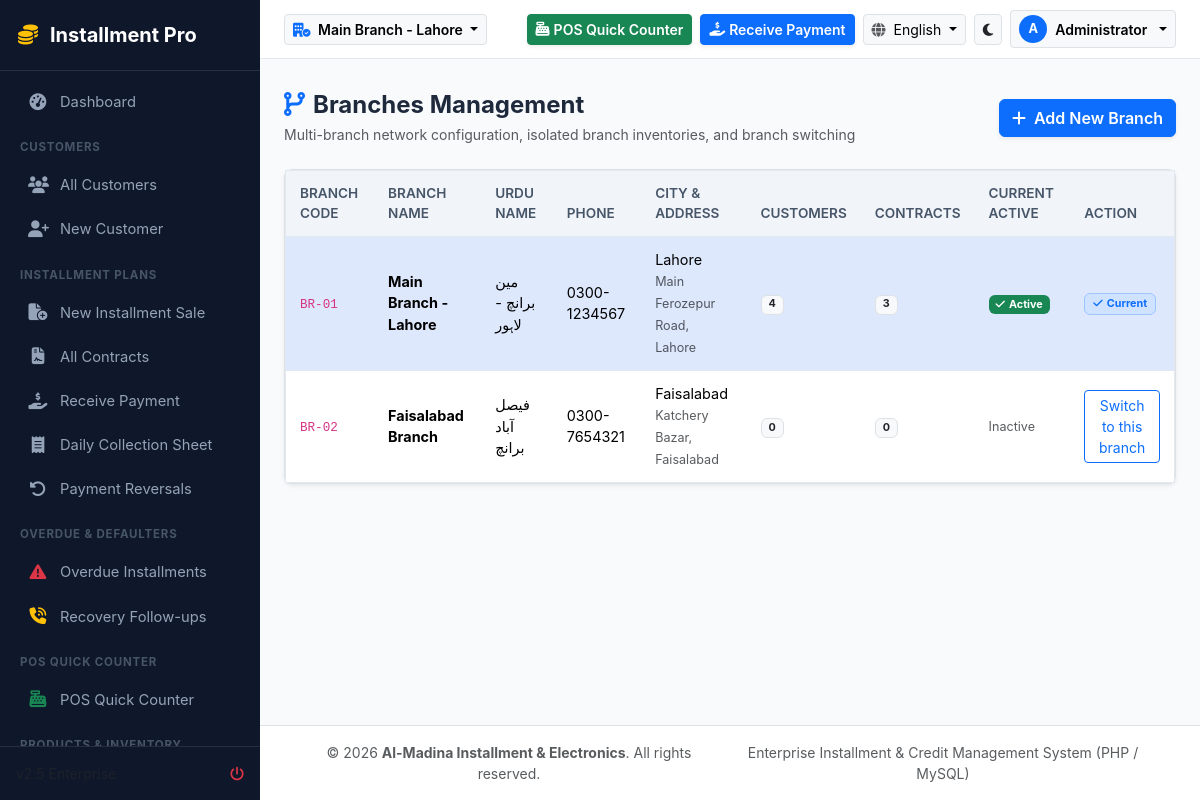
Page /branches/index.php (signed in) on the committed database.
### tables this page shows
CREATE TABLE IF NOT EXISTS `branches` (
    `id` INT AUTO_INCREMENT PRIMARY KEY,
    `branch_code` VARCHAR(20) NOT NULL UNIQUE,
    `name` VARCHAR(150) NOT NULL,
    `urdu_name` VARCHAR(150) NULL,
    `phone` VARCHAR(50) NULL,
    `address` TEXT NULL,
    `city` VARCHAR(100) DEFAULT 'Lahore',
    `is_active` TINYINT(1) DEFAULT 1,
    `created_at` TIMESTAMP DEFAULT CURRENT_TIMESTAMP
);

### config/lang.php (called while the page is built, shortened)
<?php
function current_lang(): string {
    return $_SESSION['app_lang'] ?? 'en';
}
function is_rtl(): bool {
    return current_lang() === 'ur';
}
function __($key): string {
    $lang = current_lang();
    return $GLOBALS['LANG'][$lang][$key] ?? $GLOBALS['LANG']['en'][$key] ?? $key;
}

### config/auth.php (called while the page is built, shortened)
<?php
function is_logged_in(): bool {
    $userId = $_SESSION['installment_user_id'] ?? $_SESSION['user_id'] ?? null;
    return !empty($userId);
}
function current_user(): ?array {
    $userId = (int)($_SESSION['installment_user_id'] ?? $_SESSION['user_id'] ?? 0);
    return [
        'id' => $_SESSION['installment_user_id'] ?? $_SESSION['user_id'] ?? $userId,
        'username' => $_SESSION['username'] ?? 'User',
        'full_name' => $_SESSION['full_name'] ?? 'User',
        'role_id' => $_SESSION['role_id'] ?? 1,
        'role_name' => $_SESSION['role_name'] ?? 'User',
        'branch_id' => $_SESSION['branch_id'] ?? 1,
        'permissions' => $_SESSION['permissions'] ?? []
    ];
}
function current_branch_id(): int {
    return (int)($_SESSION['active_branch_id'] ?? 1);
}

### config/db.php (called while the page is built, shortened)
<?php
class DB {
    private static ?PDO $instance = null;
    public static function getConnection(): PDO {
        if (self::$instance === null) {
            try {
                $dsn = "mysql:host=" . DB_HOST . ";port=" . DB_PORT . ";dbname=" . DB_NAME . ";charset=utf8mb4";
                self::$instance = new PDO($dsn, DB_USER, DB_PASS, [
                    PDO::ATTR_ERRMODE            => PDO::ERRMODE_EXCEPTION,
                    PDO::ATTR_DEFAULT_FETCH_MODE => PDO::FETCH_ASSOC,
                    PDO::ATTR_EMULATE_PREPARES   => false,
                    PDO::MYSQL_ATTR_INIT_COMMAND => "SET NAMES utf8mb4"
                ]);
            } catch (PDOException $e) {
                die("Database Connection Error: " . htmlspecialchars($e->getMessage()) . "<br>Please ensure MySQL is running on port " . DB_PORT . " and run <a href='" . BASE_URL . "/setup.php'>setup.php</a>");
            }
        }
        return self::$instance;
    }
    public static function query(string $sql, array $params = []): PDOStatement {
        $stmt = self::getConnection()->prepare($sql);
        $stmt->execute($params);
        return $stmt;
    }
    public static function fetch(string $sql, array $params = []): ?array {
        $result = self::query($sql, $params)->fetch();
        return $result ?: null;
    }
    public static function fetchAll(string $sql, array $params = []): array {
        return self::query($sql, $params)->fetchAll();
    }
}

### branches/index.php (the view, shortened to what this page needs)
<?php
require_once __DIR__ . '/../includes/header.php';
$branchList = DB::fetchAll("SELECT b.*,
    COUNT(DISTINCT c.id) as customer_count,
    COUNT(DISTINCT con.id) as contract_count
    FROM branches b
    LEFT JOIN customers c ON b.id = c.branch_id
    LEFT JOIN installment_contracts con ON b.id = con.branch_id
    GROUP BY b.id
    ORDER BY b.id ASC");
?>
<div class="d-flex justify-content-between align-items-center mb-4">
    <div>
        <h4 class="fw-bold mb-1"><i class="fa-solid fa-code-branch text-primary me-2"></i><?= __('branches') ?> Management</h4>
        <p class="text-muted small mb-0">Multi-branch network configuration, isolated branch inventories, and branch switching</p>
    </div>
    <button type="button" class="btn btn-primary fw-semibold shadow-sm" data-bs-toggle="modal" data-bs-target="#newBranchModal">
        <i class="fa-solid fa-plus me-1"></i> Add New Branch
    </button>
</div>
<div class="card border rounded-3 shadow-sm">
    <div class="table-responsive">
        <table class="table table-hover align-middle mb-0 table-custom">
            <thead>
                <tr>
                    <th>Branch Code</th>
                    <th>Branch Name</th>
                    <th>Urdu Name</th>
                    <th>Phone</th>
                    <th>City & Address</th>
                    <th>Customers</th>
                    <th>Contracts</th>
                    <th>Current Active</th>
                    <th>Action</th>
                </tr>
            </thead>
            <tbody>
                <?php foreach ($branchList as $b): ?>
                <tr class="<?= $b['id'] == current_branch_id() ? 'branch-active-row' : '' ?>">
                    <td><code><?= htmlspecialchars($b['branch_code']) ?></code></td>
                    <td class="fw-bold"><?= htmlspecialchars($b['name']) ?></td>
                    <td><?= htmlspecialchars($b['urdu_name'] ?: '-') ?></td>
                    <td><?= htmlspecialchars($b['phone'] ?: '-') ?></td>
                    <td>
                        <div><?= htmlspecialchars($b['city']) ?></div>
                        <small class="text-muted"><?= htmlspecialchars($b['address'] ?: '-') ?></small>
                    </td>
                    <td><span class="badge bg-light text-dark border"><?= $b['customer_count'] ?></span></td>
                    <td><span class="badge bg-light text-dark border"><?= $b['contract_count'] ?></span></td>
                    <td>
                        <?php if ($b['id'] == current_branch_id()): ?>
                            <span class="badge bg-success"><i class="fa-solid fa-check me-1"></i>Active</span>
                        <?php else: ?>
                            <span class="text-muted small">Inactive</span>
                        <?php endif; ?>
                    </td>
                    <td>
                        <?php if ($b['id'] != current_branch_id()): ?>
                        <a href="?switch_branch=<?= $b['id'] ?>" class="btn btn-sm btn-outline-primary">
                            Switch to this branch
                        </a>
                        <?php else: ?>
                        <span class="badge bg-primary-subtle text-primary border border-primary-subtle px-2 py-1"><i class="fa-solid fa-check me-1"></i>Current</span>
                        <?php endif; ?>
                    </td>
                </tr>
                <?php endforeach; ?>
            </tbody>
        </table>
    </div>
</div>
<?php require_once __DIR__ . '/../includes/footer.php'; ?>

### includes/header.php (shortened to what this page needs)
<?php
$currentUser = current_user();
$activeBranchId = current_branch_id();
$branches = DB::fetchAll("SELECT * FROM branches WHERE is_active = 1 ORDER BY id ASC");
$activeBranch = DB::fetch("SELECT * FROM branches WHERE id = ?", [$activeBranchId]) ?? ($branches[0] ?? ['name' => 'Main Branch']);
$themeMode = $_SESSION['theme_mode'] ?? 'light';
$lang = current_lang();
$isRtl = is_rtl();
?>
<!DOCTYPE html>
<html lang="<?= $lang ?>" dir="<?= $isRtl ? 'rtl' : 'ltr' ?>" data-bs-theme="<?= $themeMode ?>">
<head>
    <link rel="stylesheet" href="https://cdn.jsdelivr.net/npm/bootstrap@5.3.2/dist/css/bootstrap.min.css">
    <link rel="stylesheet" href="https://cdnjs.cloudflare.com/ajax/libs/font-awesome/6.5.1/css/all.min.css">
    <link rel="stylesheet" href="<?= BASE_URL ?>/assets/css/custom.css">
</head>
<body dir="<?= $isRtl ? 'rtl' : 'ltr' ?>">
<div id="app-wrapper">
    <?php include __DIR__ . '/sidebar.php'; ?>
    <div id="main-content">
        <header class="top-navbar">
            <div class="d-flex align-items-center gap-3">
                <div class="dropdown">
                    <button class="btn btn-sm btn-light border dropdown-toggle fw-semibold" type="button" data-bs-override="true" data-bs-toggle="dropdown">
                        <i class="fa-solid fa-building-circle-check text-primary me-1"></i>
                        <?= htmlspecialchars($isRtl && !empty($activeBranch['urdu_name']) ? $activeBranch['urdu_name'] : $activeBranch['name']) ?>
                    </button>
                </div>
            </div>
            <div class="d-flex align-items-center gap-2">
                <a href="<?= BASE_URL ?>/pos/index.php" class="btn btn-sm btn-success fw-semibold d-none d-sm-inline-flex align-items-center gap-1 shadow-sm">
                    <i class="fa-solid fa-cash-register"></i> <?= __('pos') ?>
                </a>
                <a href="<?= BASE_URL ?>/collection/receive.php" class="btn btn-sm btn-primary fw-semibold d-none d-md-inline-flex align-items-center gap-1 shadow-sm">
                    <i class="fa-solid fa-hand-holding-dollar"></i> <?= __('receive_payment') ?>
                </a>
                <div class="dropdown">
                    <button class="btn btn-sm btn-light border dropdown-toggle" type="button" data-bs-toggle="dropdown">
                        <i class="fa-solid fa-globe text-muted me-1"></i>
                        <?= $lang === 'ur' ? 'اردو' : 'English' ?>
                    </button>
                </div>
                <a href="?theme=<?= $themeMode === 'light' ? 'dark' : 'light' ?>" class="btn btn-sm btn-light border" title="Toggle Light/Dark Theme">
                    <i class="fa-solid <?= $themeMode === 'light' ? 'fa-moon text-dark' : 'fa-sun text-warning' ?>"></i>
                </a>
                <div class="dropdown">
                    <button class="btn btn-sm btn-light border dropdown-toggle d-flex align-items-center gap-2" type="button" data-bs-toggle="dropdown">
                        <div class="bg-primary text-white rounded-circle d-flex align-items-center justify-content-center" style="width:28px;height:28px;font-size:0.8rem;font-weight:700;">
                            <?= strtoupper(substr($currentUser['username'] ?? 'U', 0, 1)) ?>
                        </div>
                        <span class="d-none d-md-inline fw-semibold"><?= htmlspecialchars($currentUser['full_name']) ?></span>
                    </button>
                </div>
            </div>
        </header>
        <div class="container-fluid pt-3 px-4">
        </div>
        <main class="flex-grow-1 px-4 py-3">

### assets/css/custom.css (style rules this page uses)
:root { --primary-color: #1e3a8a; --primary-hover: #172554; --secondary-color: #0d9488; --accent-color: #f59e0b; --bg-light: #f8fafc; --card-bg: #ffffff; --text-main: #1e293b; --text-muted: #64748b; --border-color: #e2e8f0; --sidebar-width: 260px; --sidebar-bg: #0f172a; --sidebar-text: #94a3b8; --sidebar-active: #2563eb; }
.branch-active-row, .branch-active-row > td { background-color: rgba(37, 99, 235, 0.08) !important; }
html, body { height: 100%; margin: 0; padding: 0; overflow: hidden; }
body { background-color: var(--bg-light); color: var(--text-main); font-family: -apple-system, BlinkMacSystemFont, "Segoe UI", Roboto, "Helvetica Neue", Arial, sans-serif; min-height: 100vh; display: flex; flex-direction: column; }
#app-wrapper { display: flex; height: 100vh; max-height: 100vh; width: 100%; overflow: hidden; }
#main-content { flex-grow: 1; height: 100vh; max-height: 100vh; display: flex; flex-direction: column; overflow-y: auto; overflow-x: hidden; }
.top-navbar { position: sticky; top: 0; z-index: 1020; background: var(--card-bg); border-bottom: 1px solid var(--border-color); padding: 10px 24px; display: flex; align-items: center; justify-content: space-between; flex-shrink: 0; }
.table-custom { background: var(--card-bg); border-radius: 10px; border: 1px solid var(--border-color); }
.table-responsive { min-height: 280px; overflow-x: auto; }
.table-custom thead th { background: #f1f5f9; color: #475569; font-weight: 600; font-size: 0.85rem; text-transform: uppercase; border-bottom: 1px solid var(--border-color); padding: 12px 14px; }
.table-custom tbody td { padding: 12px 14px; vertical-align: middle; font-size: 0.9rem; border-bottom: 1px solid var(--border-color); }

### rows in the picture
branches: name "Main Branch - Lahore", branch_code "BR-01", urdu_name "مین برانچ - لاہور", phone "0300-1234567", city "Lahore", address "Main Ferozepur Road, Lahore", customer_count "4", contract_count "3", shows "Active", shows "Current"
branches: branch_code "BR-02", name "Faisalabad Branch", urdu_name "فیصل آباد برانچ", phone "0300-7654321", city "Faisalabad", address "Katchery Bazar, Faisalabad", customer_count "0", contract_count "0", shows "Inactive"

### other values in the picture
__('app_name') "Installment Pro"
__('dashboard') "Dashboard"
__('customers') "CUSTOMERS"
__('customer_list') "All Customers"
__('new_customer') "New Customer"
__('installment_plans') "INSTALLMENT PLANS"
__('new_contract') "New Installment Sale"
__('all_contracts') "All Contracts"
__('receive_payment') "Receive Payment"
__('daily_collection') "Daily Collection Sheet"
__('payment_reversals') "Payment Reversals"
__('defaulters') "OVERDUE & DEFAULTERS"
__('overdue_list') "Overdue Installments"
__('followups') "Recovery Follow-ups"
__('pos') "POS QUICK COUNTER"
